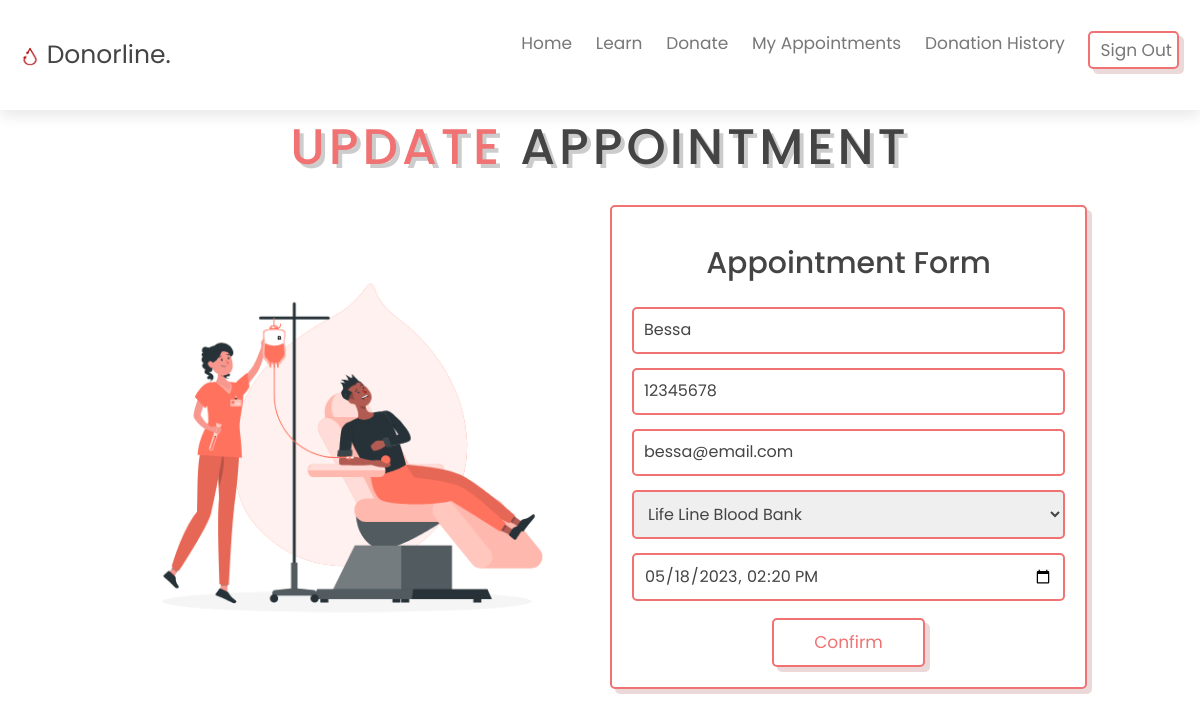
Page /donorApp-update.php?updateid=18 on the committed database.
### tables this page shows
CREATE TABLE `appointments` (
  `id` int(11) NOT NULL,
  `username` varchar(100) NOT NULL,
  `name` varchar(255) NOT NULL,
  `contact` varchar(50) NOT NULL,
  `email` varchar(320) NOT NULL,
  `location` varchar(100) NOT NULL,
  `date` datetime NOT NULL,
  `status` varchar(250) NOT NULL DEFAULT 'pending',
  `isDeleted` tinyint(4) NOT NULL DEFAULT 0,
  `isCompleted` int(11) NOT NULL DEFAULT 0
);

### donorApp-update.php (the view, shortened to what this page needs)
<?php
include "dbconfig.php";
$id=$_GET['updateid'];
$sql="SELECT * from `appointments` where id=$id";
$result = mysqli_query($conn, $sql);
$row=mysqli_fetch_assoc($result);
$name=$row['name'];
$contact=$row['contact'];
$email=$row['email'];
$location=$row['location'];
$datetime=$row['date'];
?>
<?php
include "head.php";
include "donor-navbar.php";
?>
<section class="donate" id="appoint">
    <h1 class="heading"> <span>Update</span> Appointment</h1>
    <div class="row">
        <div class="image">
            <img src="image/schedule.gif" alt="">
        </div>
        <form method="post">
            <h3>Appointment Form</h3>
            <input type="text" placeholder="Enter Your Full Name" class="box" name="name" value="<?php echo htmlspecialchars($name); ?>" required>
            <input type="text" placeholder="Enter Your Contact Number" class="box" name="contact" value="<?php echo htmlspecialchars($contact); ?>"required>
            <input type="email" placeholder="Enter Your Email" class="box" name="email" value="<?php echo htmlspecialchars($email); ?>"required>
			<select id="location" class="box" name="location">
                <option value="Life Line Blood Bank" <?php echo ($location == 'Life Line Blood Bank')? 'selected="selected"':'';?>>Life Line Blood Bank</option>
            </select>
            <input type="datetime-local" max="9999-12-31T23:59" class="box" name="datetime" value="<?php echo date('Y-m-d\TH:i:s', strtotime($datetime)); ?>" required>
            <button class="btn">Confirm</button>
        </form>
    </div>
</section>
</body>
</html>

### css/style.css (style rules this page uses)
:root { --red:#f07272; --black:#444; --light-color:#777; --box-shadow:.5rem .5rem 0 rgba(122, 17, 9, 0.158); --text-shadow:.4rem .4rem 0 rgba(0, 0, 0, .2); --border:.2rem solid var(--red); }
* { font-family: 'Poppins', sans-serif; margin:0; padding: 0; box-sizing: border-box; outline: none; border: none; transition: all .2s ease-out; text-decoration: none; }
html { font-size: 62.5%; overflow-x: hidden; scroll-padding-top: 7rem; scroll-behavior: smooth; }
section { padding:10rem 9%; }
section:nth-child(even) { background: #ffffff; }
.heading { text-align: center; padding-bottom: 2rem; text-shadow: var(--text-shadow); text-transform: uppercase; color:var(--black); font-size: 5rem; letter-spacing: .4rem; }
.heading span { text-transform: uppercase; color:var(--red); }
.btn { display: inline-block; margin-top: 1rem; padding: .5rem; padding-left: 1rem; border:var(--border); border-radius: .5rem; box-shadow: var(--box-shadow); color:var(--red); cursor: pointer; font-size: 1.7rem; background: #fff; }
.donate .row { display: flex; align-items: center; flex-wrap: wrap; gap:2rem; }
.donate .row .image { flex:1 1 45rem; }
.donate .row .image img { width: 100%; }
.donate .row form { flex:1 1 45rem; background: #fff; border:var(--border); box-shadow: var(--box-shadow); text-align: center; padding: 2rem; border-radius: .5rem; }
.donate .row form h3 { color:var(--black); padding-bottom: 1rem; font-size: 3rem; }
.donate .row form .box { width: 100%; margin:.7rem 0; border-radius: .5rem; border:var(--border); font-size: 1.6rem; color: var(--black); text-transform: none; padding: 1rem; }
.row form .btn { padding:1rem 4rem; }

### rows in the picture
appointments: name "Bessa", contact "12345678", email "bessa@email.com", location "Life Line Blood Bank", datetime "05/18/2023 14:20"
